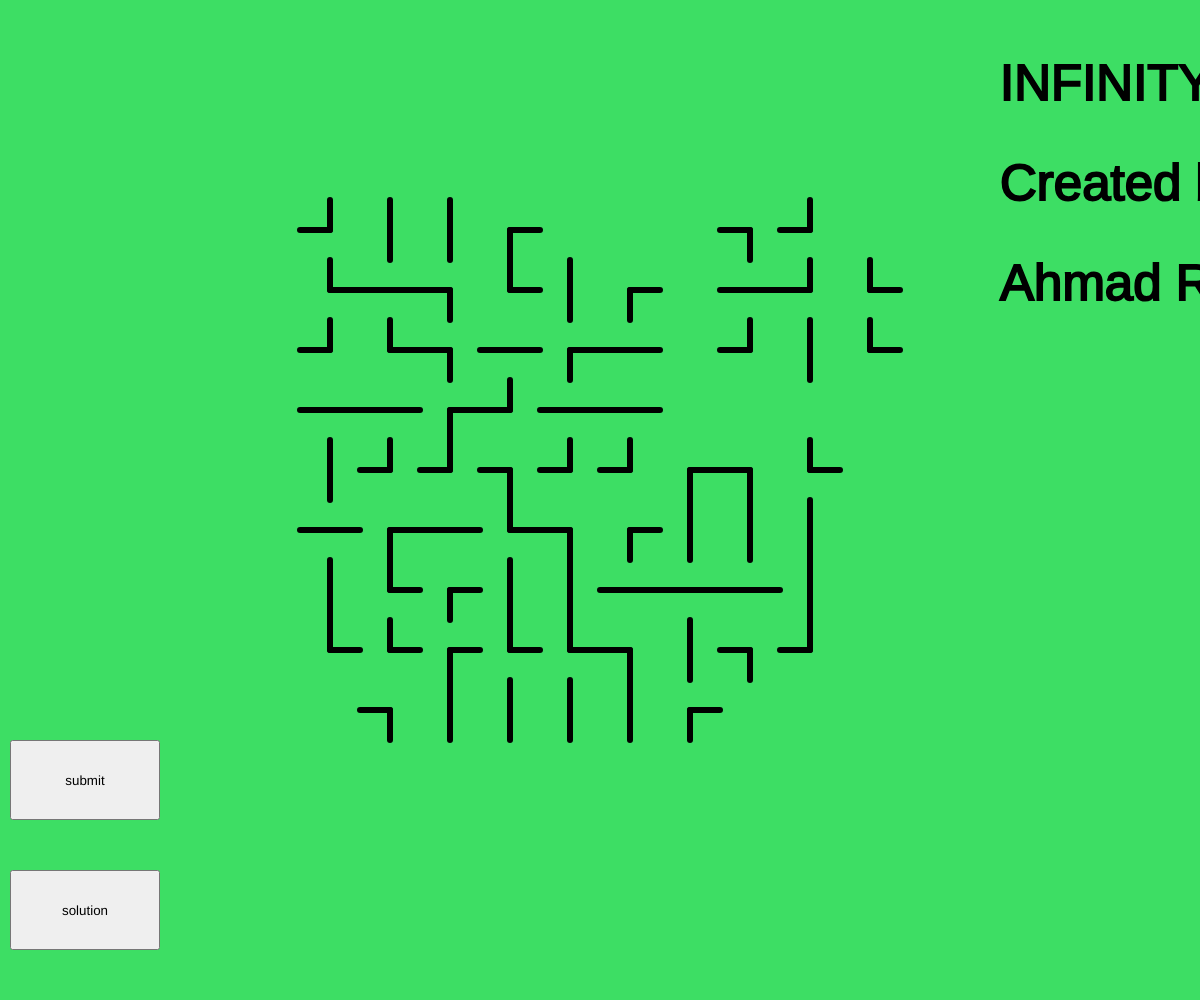
Frame 1 (no input)
Frame 60 (no input): identical to frame 1, image omitted
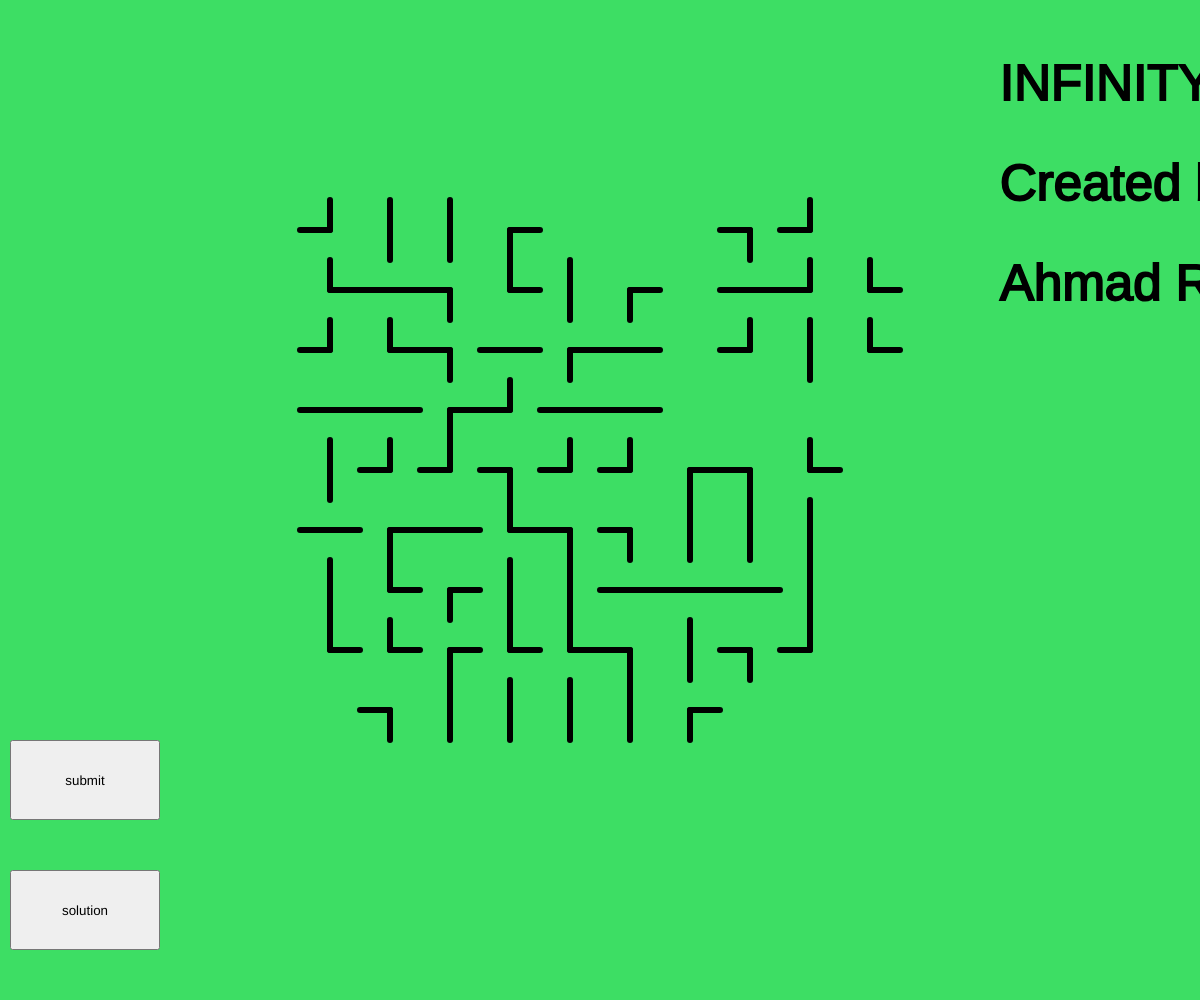
Frame 120 (the mouse pressed at the canvas centre since frame 60)

The p5.js sketch that drew these frames (run headless with seeded random() and noise() and a simulated clock; from frame 60 on, the mouse is pressed at the canvas centre):

// p5.js sketch
// ── sketch.js
let rows = 10;
let cols = 10;
let size = 60;
let xmargin, ymargin;
let newGame;
let board, lboard;
function setup(){
	createCanvas(windowWidth, windowHeight);
	xmargin = (windowWidth - cols*size)/2;
	ymargin = (windowHeight - rows*size)/2;
	 board = createBoard(rows, cols, size);
	 creatingRings(board);
	 newGame = createButton('NEWGAME');
	 newGame.position(40,1300);
	 newGame.size(150,80);
	 newGame.mousePressed(newGameStart);
///ring = createRing(board);
}
function newGameStart(){
	 board = createBoard(rows, cols, size);
	 creatingRings(board);
	
}
function printDot(){
	for(let i = 0; i<cols; i++){
		for(let j = 0; j<rows; j++){
			if(board[i][j].visited){
				ellipse(board[i][j].i*size +size/2,board[i][j].j*size +size/2, 10,10);
			}
		}
	}
}

function mousePressed(){
	let ii = floor((mouseX - xmargin)/size);
	let jj = floor((mouseY - ymargin)/size);
	if(ii>-1&&jj>-1&&ii<cols&&jj<rows){
		player.rotate(ii, jj);
	}
}


function draw(){
	background(61,222,100);
	player.show();
	if(frameCount%1===0)	player.autoComplete();


		textSize(51);
		strokeWeight(2);
	 text('INFINITY-LOOP ', 1000,100);
	 text('Created by', 1000,200);
	 text('Ahmad Raza ', 1000,300);

}

function drawRing(ring){
    strokeWeight(1);

	for(let i = 0; i<rows; i++){
		line(i*size, 0, i*size, size*rows);
		line(0, i*size, size*rows, i*size);
	}

    strokeWeight(2);
	noFill();
	beginShape();
	for(let p of ring){
		vertex(p.i*size + size/2, p.j*size +size/2);
		textSize(10);

	}
	endShape();
	if(ring.length>0){
    let pp =ring[0];
	}
}


// ── cell.js
class Cell{
	constructor(i, j, size, rows, cols, visited, block, neighbours){
		this.i = i;
		this.j = j;
		this.visited = visited;
		this.block = block;
		this.size = size;
		this.cols = cols;
		this.rows = rows;
		this.owi  = 0;// original wall index
		this.neighbours = neighbours.slice();	
		this.originalWall = [true, true, true, true];
		this.cwi = 0; // current wall index
		this.currentWall = [true, true, true, true];
		this.allWall = [];
		this.checked = false;
	 }
	autoComplete(){
		
		if(this.cwi === this.owi){
			return true;
		}

		else{
			this.rotate();
			return false;
		}
	}
		getFinal(i, j){
			this.currentWall = this.allWall[this.cwi];


				if(i-this.i>0&&j-this.j===0){
						if(!this.currentWall[1]&&!board[i][j].currentWall[3]) return true;					
				}
				if(i-this.i<0&&j-this.j===0){
					if(!this.currentWall[3]&&!board[i][j].currentWall[1]) return true;
				}
				if(j-this.j>0&&i-this.i===0){
			if(!this.currentWall[2]&&!board[i][j].currentWall[0]) return true;					
				}

				if(j-this.j<0&&i-this.i===0){
			if(!this.currentWall[0]&&!board[i][j].currentWall[2]) return true;
					
				}
			return false;
		}
	getConnectedCell(){
		this.currentWall = this.allWall[this.cwi];
		// for(let wi = 0; wi<4; wi++){
		// 	this.checked = true;
		// 	if(!this.currentWall[wi]) {

		// 	}
		// }
		//this.checked = true;
		if(!this.currentWall[0]){
			if(this.j-1>-1){
				if(!board[this.i][this.j-1].currentWall[2]&&!board[this.i][this.j-1].checked){
						board[this.i][this.j-1].checked = true;	 
				 return board[this.i][this.j-1];
				} 
			}
		}
		if(!this.currentWall[1]){
			if(this.i+1<this.cols){
				if(!board[this.i+1][this.j].currentWall[3]&&!board[this.i+1][this.j].checked){
				board[this.i+1][this.j].checked = true;
				 return board[this.i+1][this.j]; 
				}
			}
		}
		if(!this.currentWall[2]){
			if(this.j+1<this.rows){
				if(!board[this.i][this.j+1].currentWall[0]&&!board[this.i][this.j+1].checked) {
					board[this.i][this.j+1].checked = true;			
					return board[this.i][this.j+1];
			} 
			}
		}
		if(!this.currentWall[3]){
			if(this.i-1>-1){
				if(!board[this.i-1][this.j].currentWall[1]&&!board[this.i-1][this.j].checked) {
					board[this.i-1][this.j].checked = true;
					return board[this.i-1][this.j];
					} 
			}
		}

		return undefined;
	}

	findOWI(){
		for(let aw = 0; aw<this.allWall.length; aw++){
			if(this.originalWall[0] === this.allWall[aw][0]&&this.originalWall[1] === this.allWall[aw][1]&&this.originalWall[2] === this.allWall[aw][2]&&this.originalWall[3] === this.allWall[aw][3])
				this.owi = aw;
		}

		this.cwi = floor(random(this.allWall.length));	 	
	 }
	 rotate(){
	 	if(this.visited){
	 		this.cwi++;
	 		if(this.cwi===this.allWall.length){
	 			this.cwi = 0;
	 		}
	 	}
	 }
	
	show(c = [0,0,0]){
	 	if(this.visited)  this.currentWall = this.allWall[this.cwi];
	 	if(!this.visited) this.currentWall = this.originalWall;
	 	stroke(c[0], c[1], c[2]);
	 	strokeWeight(size/10);
	 	if(!this.currentWall[0]) line(this.i*this.size + this.size/2 + xmargin,  this.j*this.size + ymargin,              this.i*this.size + this.size/2 + xmargin, this.j*this.size + this.size/2 + ymargin )
	 	if(!this.currentWall[1]) line(this.i*this.size + this.size + xmargin,    this.j*this.size +this.size/2+ ymargin,  this.i*this.size + this.size/2 + xmargin, this.j*this.size + this.size/2 + ymargin )
	 	if(!this.currentWall[2]) line(this.i*this.size + this.size/2 + xmargin,  this.j*this.size + this.size+ ymargin,   this.i*this.size + this.size/2 + xmargin, this.j*this.size + this.size/2 + ymargin )
	 	if(!this.currentWall[3]) line(this.i*this.size + xmargin,                this.j*this.size+ this.size/2 + ymargin, this.i*this.size + this.size/2 + xmargin, this.j*this.size + this.size/2 + ymargin )
	 }
	
	setWalls(wall){
	 	for(let w = 0; w<4; w++){
	 		if(!wall[w]){
	 			this.originalWall[w] = false;
	 		}
	 	}
	 }

	 setAllWalls(){
	 	if(this.visited){
	 		if(this.originalWall[0]&&this.originalWall[2]||this.originalWall[1]&&this.originalWall[3]){
	 			this.allWall = [[true, false, true, false],[false, true, false, true]];
	 		}

	 		let cts= 0;
	 		for(let w of this.originalWall){
	 			if(!w){cts++;}
	 		}
	 		if(cts === 3){
	 			this.allWall =[  [false, false, false, true],
	 							[true, false, false, false],
	 							[false, true, false, false],
	 							[false, false, true, false]
	 							];
	 		}

	 		for(let v = 0; v<3; v++){
	 			if(this.originalWall[v]&&this.originalWall[v+1]||!this.originalWall[v]&&!this.originalWall[v+1]){
	 				this.allWall = [ [false, false, true, true],
	 								 [true, false, false, true],
	 								 [ true, true,false, false],
	 								 [false, true, true, false],
	 								];
	 			}
	 		}
	 		this.findOWI();
	 	}
	 }

	addNeighbours(board){
		if(this.j - 1 >-1) this.neighbours.push(board[this.i][this.j-1]);
		if(this.i - 1 >-1) this.neighbours.push(board[this.i-1][this.j]);
		if(this.j + 1 <this.rows) this.neighbours.push(board[this.i][this.j+1]);
		if(this.i + 1 <this.cols) this.neighbours.push(board[this.i+1][this.j]);
	}

    geniusGuess(i, j){
    			let tempList = [];
    			let temp = undefined;
    			for(let n of this.neighbours){
    			if(!n.visited){
    			tempList.push(n);
    			}

    			if(n.i===i&&n.j===j){
    			tempList.push(n);
    			return n;
    			console.log('this.is.end');
    			}
    			}
    			let dm = 1000;
    			for(let tl of tempList){
    			let d = dist(tl.i, tl.j, i, j);

    			if(dm > d) {
    			dm =d;
    			temp = tl;
    			}
    		}
    	return temp;
	}

	getNextCell(){
		let temp = undefined;
		let x  = floor(random(this.neighbours.length));
		for(let i = 0; i<this.neighbours.length; i++){
			if(!this.neighbours[x].visited&&!this.neighbours[x].block){
				temp = this.neighbours[x];
			}
			x++;
			if(x === this.neighbours.length) x = 0;
		}
		return temp;
	}
}

// ── platform.js
let player;
function creatingRings(board){
	let rings = [];
	for(let i = 0; i<100; i++){
		let ring = createRing(board);
		if(ring.length>0){
			rings.push(ring);
		}
	}

	for(let i = 0; i<rings.length; i++){
		for(let j = 0; j<rings[i].length-1; j++){
			let c1 = rings[i][j];
			let c2 = rings[i][j+1];
			c1.setWalls([c2.j - c1.j >=0, c2.i - c1.i <=0, c2.j - c1.j <=0, c2.i - c1.i >=0 ]);
			c2.setWalls([c1.j - c2.j >=0, c1.i - c2.i <=0, c1.j - c2.j <=0, c1.i - c2.i >=0 ]);
		}
	}
	
	player = new Player(rings, board);


}

















function erases(arr){
	for(let a of arr){
		a.visited = false;
	}
}
function createRing(board){
	 // lboard = makeCopy(createBoard(rows, cols, size));
	 lboard = board;
	let ring1 = [];
	let len = random([3,4,5,6]);
	let current  = random(random(lboard));
	if(current.visited){
		return [];
		}
	let start = current;
	let i = start.i;
	let j = start.j;
	ring1.push(start);
	start.visited = true;
	for(let zz = 0; zz<len; zz++){

		current = current.getNextCell();
		if(current===undefined){
			erases(ring1);
			return [];
		}
		else{
				ring1.push(current);
				current.visited = true;
		}
	}
      for(let zz = 0; zz<101; zz++){
      	current = current.geniusGuess(i,j);
      	if(current === undefined){
			erases(ring1);

      		return [];
      	}

      

      	if(current.i === i&& current.j === j){
			ring1.push(current);
      		current.visited =true;
      		break;
      	}

      	if(zz === 100){
			erases(ring1);

      		return [];
      	}


      	ring1.push(current);
      	current.visited =true;


      }

	return ring1;
}

																													
function createBoard(rows, cols, size){
	board = [];
	for(let i = 0; i<cols; i++){
		board[i] = [];
		for(let j = 0; j<rows; j++){
			board[i][j] = new Cell(i, j, size, rows, cols, false, false, []);
		}
	}

	for(let i = 0; i<cols; i++){
		for(let j = 0; j<rows; j++){
			board[i][j].addNeighbours(board);
		}
	}
	return board;
}

function makeCopy(board){
	lboard = [];
	for(let i = 0; i<cols; i++){
		lboard[i] = [];
		for(let j = 0; j<rows; j++){
			let b = board[i][j];
			lboard[i][j] = new Cell(b.i, b.j, b.size, b.rows, b.cols, b.visited, b.block, []);
		}
	}

	for(let i = 0; i<cols; i++){
		for(let j = 0; j<rows; j++){
			lboard[i][j].addNeighbours(lboard);
		}
	}

	return lboard;
}

// ── player.js
class Player{
	constructor(rings, board){
		this.rings = rings.slice();
		this.board = board;
		this.currentCell = this.rings[0][0];
		this.rai = 0; // rings array index
		this.cri = 0; // cell in ring index
		this.CanAutoComplete = false;
		this.CanCheckRingFormed = false;
		this.setWalls();
		this.createButtons();
		this.complete = false;
		this.completeRings = [];
		this.inCompleteRings = [];
		this.canTry = false;

	}

	checkRingFormed(){
		this.canTry = false;
		for(let ring of this.rings){
			for(let cell of ring){
				if(!cell.checked){
				let tempRing = this.getRing(cell);
				if(tempRing.length>0){
					if(this.complete) this.completeRings.push(tempRing);
					if(!this.complete) this.inCompleteRings.push(tempRing);
				}
			}
		}
		}
		this.CanCheckRingFormed  = false;

		for(let r of this.completeRings) {
			for(let c of r){
				c.show([210,210,210]);
			}
		}
		for(let r of this.inCompleteRings) {
			for(let c of r){
				c.show([210,10,10]);
			}
		}
	}

	getRing(cell){
		this.complete = false;
		let tring = [];
		let si = cell.i;
		let ctts = 0;
		let sj = cell.j;
		let current = cell;
		tring.push(current);
		while(ctts<110){
		current.checked = true;

		current = current.getConnectedCell();
		if(current === undefined){
			this.complete = false;
			return tring;
		}

				tring.push(current);
				current.checked = true;
				console.log(ctts);
		//if(current.i === si&& current.j === sj&&ctts>2){
		if(current.neighbours.indexOf(board[si][sj])>-1&&current.getFinal(si,sj)&&ctts>1){
			console.log('true');
			this.complete = true;
			return tring;
		 }
		// 		tring.push(current);
		// 		current.checked = true;
		ctts++;
		if(ctts>110) break;
	}

	return [];
	}
	createButtons(){
		this.submit = createButton('submit');
		this.submit.position(10,740);
		this.submit.size(150,80);
		this.submit.mousePressed(()=>this.CanCheckRingFormed = true);

		this.solution = createButton('solution');
		this.solution.position(10,870);
		this.solution.size(150,80);
		this.solution.mousePressed(()=>this.CanAutoComplete = true);

		this.tryAgain = createButton('tryAgain');
		this.tryAgain.position(10,1000);
		this.tryAgain.size(150,80);//|||||
		this.tryAgain.mousePressed(()=>this.canTry = true);
		
	}

	tryIt(){
		if(this.canTry){
			for(let i = 0; i<cols; i++){
				for(let j = 0; j<rows; j++){
					board[i][j].checked = false;
					this.CanCheckRingFormed = false;
				}
			}
			this.inCompleteRings = [];
			this.completeRings = [];
		}
	}
	autoComplete(){
  		if(this.CanAutoComplete){
		console.log('solving...');
		this.currentCell = this.rings[this.rai][this.cri];
		if(this.currentCell.autoComplete()){
			this.cri++;
			if(this.cri === this.rings[this.rai].length-1){
				this.cri = 0;
				this.rai++;
				if(this.rai === this.rings.length){
					this.CanAutoComplete = false;
					this.rai = 0;
				}
			}
		}
  	}
	}

	setWalls(){
		for(let ring of this.rings){
			for(let cell of ring){
				cell.setAllWalls();
			}
		}
	}

	show(){
		if(this.CanCheckRingFormed) this.checkRingFormed();
		this.tryIt();
		for(let i =0; i<cols; i++){
			for(let j = 0; j<rows; j++){
				this.board[i][j].show();
			}
		}
		for(let r of this.completeRings) {
			for(let c of r){
				c.show([210,210,210]);
			}
		}
		for(let r of this.inCompleteRings) {
			for(let c of r){
				c.show([210,10,10]);
			}
			}
	}

	rotate(i, j){
		this.board[i][j].rotate();
	}
}
